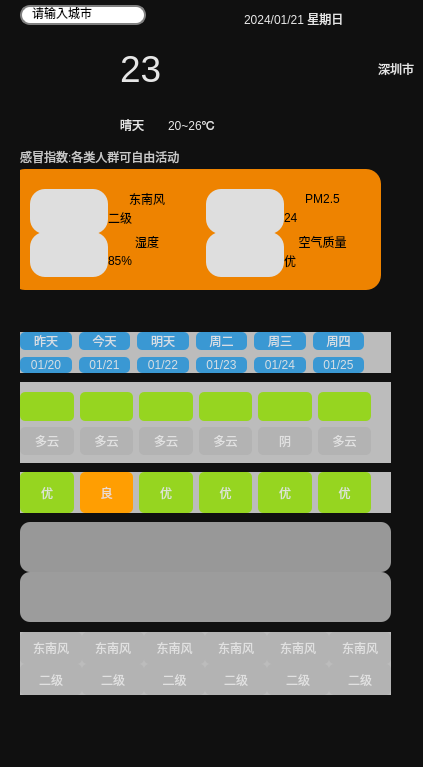
<?xml version="1.0" encoding="UTF-8"?>
<ui version="4.0">
 <class>Widget</class>
 <widget class="QWidget" name="Widget">
  <property name="geometry">
   <rect>
    <x>0</x>
    <y>0</y>
    <width>423</width>
    <height>767</height>
   </rect>
  </property>
  <property name="windowTitle">
   <string>Widget</string>
  </property>
  <property name="styleSheet">
   <string notr="true">background-color: rgb(16, 16, 16);</string>
  </property>
  <widget class="QWidget" name="layoutWidget">
   <property name="geometry">
    <rect>
     <x>20</x>
     <y>0</y>
     <width>403</width>
     <height>721</height>
    </rect>
   </property>
   <layout class="QVBoxLayout" name="verticalLayout_18" stretch="1,2,5,12">
    <item>
     <widget class="QWidget" name="widget01" native="true">
      <widget class="QLabel" name="labelCurrentDate">
       <property name="geometry">
        <rect>
         <x>224</x>
         <y>11</y>
         <width>133</width>
         <height>16</height>
        </rect>
       </property>
       <property name="styleSheet">
        <string notr="true">color: rgb(230, 230, 230);</string>
       </property>
       <property name="text">
        <string>2024/01/21 星期日</string>
       </property>
      </widget>
      <widget class="QWidget" name="layoutWidget">
       <property name="geometry">
        <rect>
         <x>0</x>
         <y>0</y>
         <width>202</width>
         <height>31</height>
        </rect>
       </property>
       <layout class="QHBoxLayout" name="horizontalLayout_8">
        <item>
         <widget class="QLineEdit" name="lineEditCity">
          <property name="styleSheet">
           <string notr="true">QLineEdit {
      border: 2px solid gray;
      border-radius: 10px;
      padding: 0 8px;
      background: white;
      selection-background-color: darkgray;
  }</string>
          </property>
          <property name="text">
           <string>请输入城市</string>
          </property>
         </widget>
        </item>
        <item>
         <widget class="QPushButton" name="pushButton_Search">
          <property name="sizePolicy">
           <sizepolicy hsizetype="Expanding" vsizetype="Expanding">
            <horstretch>0</horstretch>
            <verstretch>0</verstretch>
           </sizepolicy>
          </property>
          <property name="styleSheet">
           <string notr="true">border-radius:5px</string>
          </property>
          <property name="text">
           <string/>
          </property>
          <property name="icon">
           <iconset resource="res.qrc">
            <normaloff>:/res/search.png</normaloff>:/res/search.png</iconset>
          </property>
         </widget>
        </item>
       </layout>
      </widget>
     </widget>
    </item>
    <item>
     <widget class="QWidget" name="widget02" native="true">
      <property name="font">
       <font>
        <pointsize>27</pointsize>
       </font>
      </property>
      <property name="styleSheet">
       <string notr="true">color: rgb(230, 230, 230);</string>
      </property>
      <layout class="QHBoxLayout" name="horizontalLayout_7">
       <item>
        <layout class="QHBoxLayout" name="horizontalLayout_6">
         <item>
          <widget class="QLabel" name="laberWeathericon">
           <property name="minimumSize">
            <size>
             <width>85</width>
             <height>85</height>
            </size>
           </property>
           <property name="maximumSize">
            <size>
             <width>85</width>
             <height>85</height>
            </size>
           </property>
           <property name="text">
            <string/>
           </property>
           <property name="pixmap">
            <pixmap resource="res.qrc">:/res/type/Qing.png</pixmap>
           </property>
           <property name="scaledContents">
            <bool>true</bool>
           </property>
          </widget>
         </item>
         <item>
          <layout class="QGridLayout" name="gridLayout_2">
           <item row="0" column="2">
            <widget class="QLabel" name="labelCity">
             <property name="text">
              <string>深圳市</string>
             </property>
            </widget>
           </item>
           <item row="3" column="0">
            <widget class="QLabel" name="labelWeatherType">
             <property name="text">
              <string>晴天</string>
             </property>
            </widget>
           </item>
           <item row="0" column="0">
            <widget class="QLabel" name="labelTmp">
             <property name="font">
              <font>
               <pointsize>28</pointsize>
              </font>
             </property>
             <property name="text">
              <string>23</string>
             </property>
            </widget>
           </item>
           <item row="2" column="1">
            <spacer name="horizontalSpacer">
             <property name="orientation">
              <enum>Qt::Horizontal</enum>
             </property>
             <property name="sizeHint" stdset="0">
              <size>
               <width>40</width>
               <height>20</height>
              </size>
             </property>
            </spacer>
           </item>
           <item row="3" column="1">
            <widget class="QLabel" name="labelTempRange">
             <property name="text">
              <string>20~26℃</string>
             </property>
            </widget>
           </item>
          </layout>
         </item>
        </layout>
       </item>
      </layout>
     </widget>
    </item>
    <item>
     <widget class="QWidget" name="widget03" native="true">
      <property name="styleSheet">
       <string notr="true">color:rgd(230,230,230);</string>
      </property>
      <widget class="QLabel" name="labelGanmao">
       <property name="geometry">
        <rect>
         <x>0</x>
         <y>0</y>
         <width>203</width>
         <height>16</height>
        </rect>
       </property>
       <property name="styleSheet">
        <string notr="true">color:rgb(200,200,200);</string>
       </property>
       <property name="text">
        <string>感冒指数:各类人群可自由活动</string>
       </property>
      </widget>
      <widget class="QWidget" name="widget0301" native="true">
       <property name="geometry">
        <rect>
         <x>-10</x>
         <y>20</y>
         <width>371</width>
         <height>121</height>
        </rect>
       </property>
       <property name="styleSheet">
        <string notr="true">background-color: rgb(238, 131, 0);
 border-radius: 15px;</string>
       </property>
       <layout class="QGridLayout" name="gridLayout" rowstretch="0,0">
        <property name="leftMargin">
         <number>20</number>
        </property>
        <property name="topMargin">
         <number>20</number>
        </property>
        <property name="rightMargin">
         <number>20</number>
        </property>
        <property name="bottomMargin">
         <number>20</number>
        </property>
        <property name="horizontalSpacing">
         <number>20</number>
        </property>
        <property name="verticalSpacing">
         <number>5</number>
        </property>
        <item row="0" column="0">
         <layout class="QHBoxLayout" name="horizontalLayout">
          <property name="spacing">
           <number>0</number>
          </property>
          <item>
           <widget class="QLabel" name="labelFX">
            <property name="minimumSize">
             <size>
              <width>45</width>
              <height>45</height>
             </size>
            </property>
            <property name="styleSheet">
             <string notr="true">color: rgb(255, 255, 255);
background-color: rgb(222, 222, 222);</string>
            </property>
            <property name="text">
             <string/>
            </property>
            <property name="pixmap">
             <pixmap resource="res.qrc">:/res/wind .png</pixmap>
            </property>
            <property name="scaledContents">
             <bool>true</bool>
            </property>
           </widget>
          </item>
          <item>
           <layout class="QVBoxLayout" name="verticalLayout">
            <item>
             <widget class="QLabel" name="labelFxType">
              <property name="text">
               <string>东南风</string>
              </property>
              <property name="alignment">
               <set>Qt::AlignCenter</set>
              </property>
             </widget>
            </item>
            <item>
             <widget class="QLabel" name="labelFxType_2">
              <property name="text">
               <string>二级 </string>
              </property>
             </widget>
            </item>
           </layout>
          </item>
         </layout>
        </item>
        <item row="0" column="1">
         <layout class="QHBoxLayout" name="horizontalLayout_2">
          <item>
           <widget class="QLabel" name="labelFX_2">
            <property name="minimumSize">
             <size>
              <width>45</width>
              <height>45</height>
             </size>
            </property>
            <property name="styleSheet">
             <string notr="true">color: rgb(255, 255, 255);
background-color: rgb(222, 222, 222);</string>
            </property>
            <property name="text">
             <string/>
            </property>
            <property name="pixmap">
             <pixmap resource="res.qrc">:/res/pm25.png</pixmap>
            </property>
            <property name="scaledContents">
             <bool>true</bool>
            </property>
           </widget>
          </item>
          <item>
           <layout class="QVBoxLayout" name="verticalLayout_2">
            <item>
             <widget class="QLabel" name="labelPM25">
              <property name="text">
               <string>PM2.5</string>
              </property>
              <property name="alignment">
               <set>Qt::AlignCenter</set>
              </property>
             </widget>
            </item>
            <item>
             <widget class="QLabel" name="labelPM25Data">
              <property name="text">
               <string>24</string>
              </property>
             </widget>
            </item>
           </layout>
          </item>
         </layout>
        </item>
        <item row="1" column="0">
         <layout class="QHBoxLayout" name="horizontalLayout_3">
          <item>
           <widget class="QLabel" name="labelFX_3">
            <property name="minimumSize">
             <size>
              <width>45</width>
              <height>45</height>
             </size>
            </property>
            <property name="styleSheet">
             <string notr="true">color: rgb(255, 255, 255);
background-color: rgb(222, 222, 222);</string>
            </property>
            <property name="text">
             <string/>
            </property>
            <property name="pixmap">
             <pixmap resource="res.qrc">:/res/humidity.png</pixmap>
            </property>
            <property name="scaledContents">
             <bool>true</bool>
            </property>
           </widget>
          </item>
          <item>
           <layout class="QVBoxLayout" name="verticalLayout_3">
            <item>
             <widget class="QLabel" name="labelShidu">
              <property name="text">
               <string>湿度</string>
              </property>
              <property name="alignment">
               <set>Qt::AlignCenter</set>
              </property>
             </widget>
            </item>
            <item>
             <widget class="QLabel" name="labelShiduData">
              <property name="text">
               <string>85%</string>
              </property>
             </widget>
            </item>
           </layout>
          </item>
         </layout>
        </item>
        <item row="1" column="1">
         <layout class="QHBoxLayout" name="horizontalLayout_5">
          <item>
           <widget class="QLabel" name="labelFX_5">
            <property name="minimumSize">
             <size>
              <width>45</width>
              <height>45</height>
             </size>
            </property>
            <property name="styleSheet">
             <string notr="true">color: rgb(255, 255, 255);
background-color: rgb(222, 222, 222);</string>
            </property>
            <property name="text">
             <string/>
            </property>
            <property name="pixmap">
             <pixmap resource="res.qrc">:/res/airQi.png</pixmap>
            </property>
            <property name="scaledContents">
             <bool>true</bool>
            </property>
           </widget>
          </item>
          <item>
           <layout class="QVBoxLayout" name="verticalLayout_5">
            <item>
             <widget class="QLabel" name="labelair">
              <property name="text">
               <string>空气质量</string>
              </property>
              <property name="alignment">
               <set>Qt::AlignCenter</set>
              </property>
             </widget>
            </item>
            <item>
             <widget class="QLabel" name="labelairData">
              <property name="text">
               <string>优</string>
              </property>
             </widget>
            </item>
           </layout>
          </item>
         </layout>
        </item>
       </layout>
      </widget>
     </widget>
    </item>
    <item>
     <widget class="QWidget" name="widget04" native="true">
      <widget class="QWidget" name="widget0401" native="true">
       <property name="geometry">
        <rect>
         <x>0</x>
         <y>10</y>
         <width>371</width>
         <height>41</height>
        </rect>
       </property>
       <property name="styleSheet">
        <string notr="true">background-color: rgb(188, 188, 188);</string>
       </property>
       <widget class="QWidget" name="layoutWidget">
        <property name="geometry">
         <rect>
          <x>0</x>
          <y>0</y>
          <width>351</width>
          <height>41</height>
         </rect>
        </property>
        <layout class="QHBoxLayout" name="horizontalLayout_9">
         <property name="spacing">
          <number>7</number>
         </property>
         <property name="rightMargin">
          <number>7</number>
         </property>
         <item>
          <layout class="QVBoxLayout" name="verticalLayout_4">
           <item>
            <widget class="QLabel" name="labelday0">
             <property name="styleSheet">
              <string notr="true">color: rgba(230, 230, 230, 230);

background-color: rgb(58, 152, 211);
border-radius:5px</string>
             </property>
             <property name="text">
              <string>昨天</string>
             </property>
             <property name="alignment">
              <set>Qt::AlignCenter</set>
             </property>
            </widget>
           </item>
           <item>
            <widget class="QLabel" name="labelDate0">
             <property name="styleSheet">
              <string notr="true">color: rgba(230, 230, 230, 230);

background-color: rgb(58, 152, 211);
border-radius:5px</string>
             </property>
             <property name="text">
              <string>01/20</string>
             </property>
             <property name="alignment">
              <set>Qt::AlignCenter</set>
             </property>
            </widget>
           </item>
          </layout>
         </item>
         <item>
          <layout class="QVBoxLayout" name="verticalLayout_6">
           <item>
            <widget class="QLabel" name="labelday1">
             <property name="styleSheet">
              <string notr="true">color: rgba(230, 230, 230, 230);

background-color: rgb(58, 152, 211);
border-radius:5px</string>
             </property>
             <property name="text">
              <string>今天</string>
             </property>
             <property name="alignment">
              <set>Qt::AlignCenter</set>
             </property>
            </widget>
           </item>
           <item>
            <widget class="QLabel" name="labelDate1">
             <property name="styleSheet">
              <string notr="true">color: rgba(230, 230, 230, 230);

background-color: rgb(58, 152, 211);
border-radius:5px</string>
             </property>
             <property name="text">
              <string>01/21</string>
             </property>
             <property name="alignment">
              <set>Qt::AlignCenter</set>
             </property>
            </widget>
           </item>
          </layout>
         </item>
         <item>
          <layout class="QVBoxLayout" name="verticalLayout_7">
           <item>
            <widget class="QLabel" name="labelday2">
             <property name="styleSheet">
              <string notr="true">color: rgba(230, 230, 230, 230);

background-color: rgb(58, 152, 211);
border-radius:5px</string>
             </property>
             <property name="text">
              <string>明天</string>
             </property>
             <property name="alignment">
              <set>Qt::AlignCenter</set>
             </property>
            </widget>
           </item>
           <item>
            <widget class="QLabel" name="labelDate2">
             <property name="styleSheet">
              <string notr="true">color: rgba(230, 230, 230, 230);

background-color: rgb(58, 152, 211);
border-radius:5px</string>
             </property>
             <property name="text">
              <string>01/22</string>
             </property>
             <property name="alignment">
              <set>Qt::AlignCenter</set>
             </property>
            </widget>
           </item>
          </layout>
         </item>
         <item>
          <layout class="QVBoxLayout" name="verticalLayout_8">
           <item>
            <widget class="QLabel" name="labelday3">
             <property name="styleSheet">
              <string notr="true">color: rgba(230, 230, 230, 230);

background-color: rgb(58, 152, 211);
border-radius:5px</string>
             </property>
             <property name="text">
              <string>周二</string>
             </property>
             <property name="alignment">
              <set>Qt::AlignCenter</set>
             </property>
            </widget>
           </item>
           <item>
            <widget class="QLabel" name="labelDate3">
             <property name="styleSheet">
              <string notr="true">color: rgba(230, 230, 230, 230);

background-color: rgb(58, 152, 211);
border-radius:5px</string>
             </property>
             <property name="text">
              <string>01/23</string>
             </property>
             <property name="alignment">
              <set>Qt::AlignCenter</set>
             </property>
            </widget>
           </item>
          </layout>
         </item>
         <item>
          <layout class="QVBoxLayout" name="verticalLayout_9">
           <item>
            <widget class="QLabel" name="labelday4">
             <property name="styleSheet">
              <string notr="true">color: rgba(230, 230, 230, 230);

background-color: rgb(58, 152, 211);
border-radius:5px</string>
             </property>
             <property name="text">
              <string>周三</string>
             </property>
             <property name="alignment">
              <set>Qt::AlignCenter</set>
             </property>
            </widget>
           </item>
           <item>
            <widget class="QLabel" name="labelDate4">
             <property name="styleSheet">
              <string notr="true">color: rgba(230, 230, 230, 230);

background-color: rgb(58, 152, 211);
border-radius:5px</string>
             </property>
             <property name="text">
              <string>01/24</string>
             </property>
             <property name="alignment">
              <set>Qt::AlignCenter</set>
             </property>
            </widget>
           </item>
          </layout>
         </item>
         <item>
          <layout class="QVBoxLayout" name="verticalLayout_10">
           <item>
            <widget class="QLabel" name="labelday5">
             <property name="styleSheet">
              <string notr="true">color: rgba(230, 230, 230, 230);

background-color: rgb(58, 152, 211);
border-radius:5px</string>
             </property>
             <property name="text">
              <string>周四</string>
             </property>
             <property name="alignment">
              <set>Qt::AlignCenter</set>
             </property>
            </widget>
           </item>
           <item>
            <widget class="QLabel" name="labelDate5">
             <property name="styleSheet">
              <string notr="true">color: rgba(230, 230, 230, 230);

background-color: rgb(58, 152, 211);
border-radius:5px</string>
             </property>
             <property name="text">
              <string>01/25</string>
             </property>
             <property name="alignment">
              <set>Qt::AlignCenter</set>
             </property>
            </widget>
           </item>
          </layout>
         </item>
        </layout>
       </widget>
      </widget>
      <widget class="QWidget" name="widget0402" native="true">
       <property name="geometry">
        <rect>
         <x>0</x>
         <y>60</y>
         <width>371</width>
         <height>81</height>
        </rect>
       </property>
       <property name="styleSheet">
        <string notr="true">background-color: rgb(188, 188, 188);</string>
       </property>
       <widget class="QWidget" name="layoutWidget">
        <property name="geometry">
         <rect>
          <x>0</x>
          <y>10</y>
          <width>351</width>
          <height>63</height>
         </rect>
        </property>
        <layout class="QVBoxLayout" name="verticalLayout_17">
         <item>
          <layout class="QHBoxLayout" name="horizontalLayout_10">
           <item>
            <widget class="QLabel" name="labelWeatherIcon0">
             <property name="styleSheet">
              <string notr="true">color: rgba(230, 230, 230, 230);

background-color: rgb(150, 213, 32);
border-radius:5px</string>
             </property>
             <property name="text">
              <string/>
             </property>
             <property name="pixmap">
              <pixmap resource="res.qrc">:/res/type/DuoYun.png</pixmap>
             </property>
             <property name="scaledContents">
              <bool>false</bool>
             </property>
             <property name="alignment">
              <set>Qt::AlignCenter</set>
             </property>
            </widget>
           </item>
           <item>
            <widget class="QLabel" name="labelWeatherIcon1">
             <property name="styleSheet">
              <string notr="true">color: rgba(230, 230, 230, 230);

background-color: rgb(150, 213, 32);
border-radius:5px</string>
             </property>
             <property name="text">
              <string/>
             </property>
             <property name="pixmap">
              <pixmap resource="res.qrc">:/res/type/DuoYun.png</pixmap>
             </property>
             <property name="alignment">
              <set>Qt::AlignCenter</set>
             </property>
            </widget>
           </item>
           <item>
            <widget class="QLabel" name="labelWeatherIcon2">
             <property name="styleSheet">
              <string notr="true">color: rgba(230, 230, 230, 230);

background-color: rgb(150, 213, 32);
border-radius:5px</string>
             </property>
             <property name="text">
              <string/>
             </property>
             <property name="pixmap">
              <pixmap resource="res.qrc">:/res/type/DuoYun.png</pixmap>
             </property>
             <property name="alignment">
              <set>Qt::AlignCenter</set>
             </property>
            </widget>
           </item>
           <item>
            <widget class="QLabel" name="labelWeatherIcon3">
             <property name="styleSheet">
              <string notr="true">color: rgba(230, 230, 230, 230);

background-color: rgb(150, 213, 32);
border-radius:5px</string>
             </property>
             <property name="text">
              <string/>
             </property>
             <property name="pixmap">
              <pixmap resource="res.qrc">:/res/type/DuoYun.png</pixmap>
             </property>
             <property name="alignment">
              <set>Qt::AlignCenter</set>
             </property>
            </widget>
           </item>
           <item>
            <widget class="QLabel" name="labelWeatherIcon4">
             <property name="styleSheet">
              <string notr="true">color: rgba(230, 230, 230, 230);

background-color: rgb(150, 213, 32);
border-radius:5px</string>
             </property>
             <property name="text">
              <string/>
             </property>
             <property name="pixmap">
              <pixmap resource="res.qrc">:/res/type/Yin.png</pixmap>
             </property>
             <property name="alignment">
              <set>Qt::AlignCenter</set>
             </property>
            </widget>
           </item>
           <item>
            <widget class="QLabel" name="labelWeatherIcon5">
             <property name="styleSheet">
              <string notr="true">color: rgba(230, 230, 230, 230);

background-color: rgb(150, 213, 32);
border-radius:5px</string>
             </property>
             <property name="text">
              <string/>
             </property>
             <property name="pixmap">
              <pixmap resource="res.qrc">:/res/type/DuoYun.png</pixmap>
             </property>
             <property name="alignment">
              <set>Qt::AlignCenter</set>
             </property>
            </widget>
           </item>
          </layout>
         </item>
         <item>
          <layout class="QHBoxLayout" name="horizontalLayout_11">
           <item>
            <widget class="QLabel" name="labelWeatherTypeDate0">
             <property name="styleSheet">
              <string notr="true">color: rgba(230, 230, 230, 230);

background-color: rgb(179, 179, 179);
border-radius:5px</string>
             </property>
             <property name="text">
              <string>多云</string>
             </property>
             <property name="alignment">
              <set>Qt::AlignCenter</set>
             </property>
            </widget>
           </item>
           <item>
            <widget class="QLabel" name="labelWeatherTypeDate1">
             <property name="styleSheet">
              <string notr="true">color: rgba(230, 230, 230, 230);

background-color: rgb(179, 179, 179);
border-radius:5px</string>
             </property>
             <property name="text">
              <string>多云</string>
             </property>
             <property name="alignment">
              <set>Qt::AlignCenter</set>
             </property>
            </widget>
           </item>
           <item>
            <widget class="QLabel" name="labelWeatherTypeDate2">
             <property name="styleSheet">
              <string notr="true">color: rgba(230, 230, 230, 230);

background-color: rgb(179, 179, 179);
border-radius:5px</string>
             </property>
             <property name="text">
              <string>多云</string>
             </property>
             <property name="alignment">
              <set>Qt::AlignCenter</set>
             </property>
            </widget>
           </item>
           <item>
            <widget class="QLabel" name="labelWeatherTypeDate3">
             <property name="styleSheet">
              <string notr="true">color: rgba(230, 230, 230, 230);

background-color: rgb(179, 179, 179);
border-radius:5px</string>
             </property>
             <property name="text">
              <string>多云</string>
             </property>
             <property name="alignment">
              <set>Qt::AlignCenter</set>
             </property>
            </widget>
           </item>
           <item>
            <widget class="QLabel" name="labelWeatherTypeDate4">
             <property name="styleSheet">
              <string notr="true">color: rgba(230, 230, 230, 230);

background-color: rgb(179, 179, 179);
border-radius:5px</string>
             </property>
             <property name="text">
              <string>阴</string>
             </property>
             <property name="alignment">
              <set>Qt::AlignCenter</set>
             </property>
            </widget>
           </item>
           <item>
            <widget class="QLabel" name="labelWeatherTypeDate5">
             <property name="styleSheet">
              <string notr="true">color: rgba(230, 230, 230, 230);

background-color: rgb(179, 179, 179);
border-radius:5px</string>
             </property>
             <property name="text">
              <string>多云</string>
             </property>
             <property name="alignment">
              <set>Qt::AlignCenter</set>
             </property>
            </widget>
           </item>
          </layout>
         </item>
        </layout>
       </widget>
      </widget>
      <widget class="QWidget" name="widget0403" native="true">
       <property name="geometry">
        <rect>
         <x>0</x>
         <y>150</y>
         <width>371</width>
         <height>41</height>
        </rect>
       </property>
       <property name="styleSheet">
        <string notr="true">background-color: rgb(188, 188, 188);</string>
       </property>
       <widget class="QWidget" name="layoutWidget">
        <property name="geometry">
         <rect>
          <x>0</x>
          <y>0</y>
          <width>351</width>
          <height>41</height>
         </rect>
        </property>
        <layout class="QHBoxLayout" name="horizontalLayout_4">
         <item>
          <widget class="QLabel" name="labelaiq0">
           <property name="styleSheet">
            <string notr="true">color: rgba(230, 230, 230, 230);

background-color: rgb(150, 213, 32);
border-radius:5px</string>
           </property>
           <property name="text">
            <string>优</string>
           </property>
           <property name="alignment">
            <set>Qt::AlignCenter</set>
           </property>
          </widget>
         </item>
         <item>
          <widget class="QLabel" name="labelaiq1">
           <property name="styleSheet">
            <string notr="true">color: rgba(230, 230, 230, 230);

background-color: rgb(255, 158, 2);
border-radius:5px</string>
           </property>
           <property name="text">
            <string>良</string>
           </property>
           <property name="alignment">
            <set>Qt::AlignCenter</set>
           </property>
          </widget>
         </item>
         <item>
          <widget class="QLabel" name="labelaiq2">
           <property name="styleSheet">
            <string notr="true">color: rgba(230, 230, 230, 230);

background-color: rgb(150, 213, 32);
border-radius:5px</string>
           </property>
           <property name="text">
            <string>优</string>
           </property>
           <property name="alignment">
            <set>Qt::AlignCenter</set>
           </property>
          </widget>
         </item>
         <item>
          <widget class="QLabel" name="labelaiq3">
           <property name="styleSheet">
            <string notr="true">color: rgba(230, 230, 230, 230);

background-color: rgb(150, 213, 32);
border-radius:5px</string>
           </property>
           <property name="text">
            <string>优</string>
           </property>
           <property name="alignment">
            <set>Qt::AlignCenter</set>
           </property>
          </widget>
         </item>
         <item>
          <widget class="QLabel" name="labelaiq4">
           <property name="styleSheet">
            <string notr="true">color: rgba(230, 230, 230, 230);

background-color: rgb(150, 213, 32);
border-radius:5px</string>
           </property>
           <property name="text">
            <string>优</string>
           </property>
           <property name="alignment">
            <set>Qt::AlignCenter</set>
           </property>
          </widget>
         </item>
         <item>
          <widget class="QLabel" name="labelaiq5">
           <property name="styleSheet">
            <string notr="true">color: rgba(230, 230, 230, 230);

background-color: rgb(150, 213, 32);
border-radius:5px</string>
           </property>
           <property name="text">
            <string>优</string>
           </property>
           <property name="alignment">
            <set>Qt::AlignCenter</set>
           </property>
          </widget>
         </item>
        </layout>
       </widget>
      </widget>
      <widget class="QWidget" name="widget0404" native="true">
       <property name="geometry">
        <rect>
         <x>0</x>
         <y>200</y>
         <width>371</width>
         <height>50</height>
        </rect>
       </property>
       <property name="sizePolicy">
        <sizepolicy hsizetype="Expanding" vsizetype="Expanding">
         <horstretch>0</horstretch>
         <verstretch>0</verstretch>
        </sizepolicy>
       </property>
       <property name="minimumSize">
        <size>
         <width>40</width>
         <height>40</height>
        </size>
       </property>
       <property name="styleSheet">
        <string notr="true">background-color: rgb(152, 152, 152);
border-radius:10px</string>
       </property>
      </widget>
      <widget class="QWidget" name="widget0405" native="true">
       <property name="geometry">
        <rect>
         <x>0</x>
         <y>250</y>
         <width>371</width>
         <height>50</height>
        </rect>
       </property>
       <property name="sizePolicy">
        <sizepolicy hsizetype="Expanding" vsizetype="Expanding">
         <horstretch>0</horstretch>
         <verstretch>0</verstretch>
        </sizepolicy>
       </property>
       <property name="minimumSize">
        <size>
         <width>40</width>
         <height>40</height>
        </size>
       </property>
       <property name="styleSheet">
        <string notr="true">background-color: rgb(156, 156, 156);
border-radius:10px</string>
       </property>
      </widget>
      <widget class="QWidget" name="widget0406" native="true">
       <property name="geometry">
        <rect>
         <x>0</x>
         <y>310</y>
         <width>371</width>
         <height>63</height>
        </rect>
       </property>
       <property name="styleSheet">
        <string notr="true">background-color: rgb(188, 188, 188);</string>
       </property>
       <layout class="QGridLayout" name="gridLayout_4">
        <property name="leftMargin">
         <number>0</number>
        </property>
        <property name="topMargin">
         <number>0</number>
        </property>
        <property name="rightMargin">
         <number>0</number>
        </property>
        <property name="bottomMargin">
         <number>0</number>
        </property>
        <property name="horizontalSpacing">
         <number>8</number>
        </property>
        <property name="verticalSpacing">
         <number>0</number>
        </property>
        <item row="0" column="0">
         <layout class="QHBoxLayout" name="horizontalLayout_12">
          <item>
           <layout class="QVBoxLayout" name="verticalLayout_11">
            <item>
             <widget class="QLabel" name="labelFX0">
              <property name="styleSheet">
               <string notr="true">color: rgba(230, 230, 230, 230);

background-color: rgb(179, 179, 179);
border-radius:5px</string>
              </property>
              <property name="text">
               <string>东南风</string>
              </property>
              <property name="alignment">
               <set>Qt::AlignCenter</set>
              </property>
             </widget>
            </item>
            <item>
             <widget class="QLabel" name="labelFL0">
              <property name="styleSheet">
               <string notr="true">color: rgba(230, 230, 230, 230);

background-color: rgb(179, 179, 179);
border-radius:5px</string>
              </property>
              <property name="text">
               <string>二级</string>
              </property>
              <property name="alignment">
               <set>Qt::AlignCenter</set>
              </property>
             </widget>
            </item>
           </layout>
          </item>
          <item>
           <layout class="QVBoxLayout" name="verticalLayout_12">
            <item>
             <widget class="QLabel" name="labelFX1">
              <property name="styleSheet">
               <string notr="true">color: rgba(230, 230, 230, 230);

background-color: rgb(179, 179, 179);
border-radius:5px</string>
              </property>
              <property name="text">
               <string>东南风</string>
              </property>
              <property name="alignment">
               <set>Qt::AlignCenter</set>
              </property>
             </widget>
            </item>
            <item>
             <widget class="QLabel" name="labelFL1">
              <property name="styleSheet">
               <string notr="true">color: rgba(230, 230, 230, 230);

background-color: rgb(179, 179, 179);
border-radius:5px</string>
              </property>
              <property name="text">
               <string>二级</string>
              </property>
              <property name="alignment">
               <set>Qt::AlignCenter</set>
              </property>
             </widget>
            </item>
           </layout>
          </item>
          <item>
           <layout class="QVBoxLayout" name="verticalLayout_13">
            <item>
             <widget class="QLabel" name="labelFX2">
              <property name="styleSheet">
               <string notr="true">color: rgba(230, 230, 230, 230);

background-color: rgb(179, 179, 179);
border-radius:5px</string>
              </property>
              <property name="text">
               <string>东南风</string>
              </property>
              <property name="alignment">
               <set>Qt::AlignCenter</set>
              </property>
             </widget>
            </item>
            <item>
             <widget class="QLabel" name="labelFL2">
              <property name="styleSheet">
               <string notr="true">color: rgba(230, 230, 230, 230);

background-color: rgb(179, 179, 179);
border-radius:5px</string>
              </property>
              <property name="text">
               <string>二级</string>
              </property>
              <property name="alignment">
               <set>Qt::AlignCenter</set>
              </property>
             </widget>
            </item>
           </layout>
          </item>
          <item>
           <layout class="QVBoxLayout" name="verticalLayout_14">
            <item>
             <widget class="QLabel" name="labelFX3">
              <property name="styleSheet">
               <string notr="true">color: rgba(230, 230, 230, 230);

background-color: rgb(179, 179, 179);
border-radius:5px</string>
              </property>
              <property name="text">
               <string>东南风</string>
              </property>
              <property name="alignment">
               <set>Qt::AlignCenter</set>
              </property>
             </widget>
            </item>
            <item>
             <widget class="QLabel" name="labelFL3">
              <property name="styleSheet">
               <string notr="true">color: rgba(230, 230, 230, 230);

background-color: rgb(179, 179, 179);
border-radius:5px</string>
              </property>
              <property name="text">
               <string>二级</string>
              </property>
              <property name="alignment">
               <set>Qt::AlignCenter</set>
              </property>
             </widget>
            </item>
           </layout>
          </item>
          <item>
           <layout class="QVBoxLayout" name="verticalLayout_15">
            <item>
             <widget class="QLabel" name="labelFX4">
              <property name="styleSheet">
               <string notr="true">color: rgba(230, 230, 230, 230);

background-color: rgb(179, 179, 179);
border-radius:5px</string>
              </property>
              <property name="text">
               <string>东南风</string>
              </property>
              <property name="alignment">
               <set>Qt::AlignCenter</set>
              </property>
             </widget>
            </item>
            <item>
             <widget class="QLabel" name="labelFL4">
              <property name="styleSheet">
               <string notr="true">color: rgba(230, 230, 230, 230);

background-color: rgb(179, 179, 179);
border-radius:5px</string>
              </property>
              <property name="text">
               <string>二级</string>
              </property>
              <property name="alignment">
               <set>Qt::AlignCenter</set>
              </property>
             </widget>
            </item>
           </layout>
          </item>
          <item>
           <layout class="QVBoxLayout" name="verticalLayout_16">
            <item>
             <widget class="QLabel" name="labelFX5">
              <property name="styleSheet">
               <string notr="true">color: rgba(230, 230, 230, 230);

background-color: rgb(179, 179, 179);
border-radius:5px</string>
              </property>
              <property name="text">
               <string>东南风</string>
              </property>
              <property name="alignment">
               <set>Qt::AlignCenter</set>
              </property>
             </widget>
            </item>
            <item>
             <widget class="QLabel" name="labelFL5">
              <property name="styleSheet">
               <string notr="true">color: rgba(230, 230, 230, 230);

background-color: rgb(179, 179, 179);
border-radius:5px</string>
              </property>
              <property name="text">
               <string>二级</string>
              </property>
              <property name="alignment">
               <set>Qt::AlignCenter</set>
              </property>
             </widget>
            </item>
           </layout>
          </item>
         </layout>
        </item>
       </layout>
      </widget>
     </widget>
    </item>
   </layout>
  </widget>
 </widget>
 <resources>
  <include location="res.qrc"/>
 </resources>
 <connections/>
</ui>
